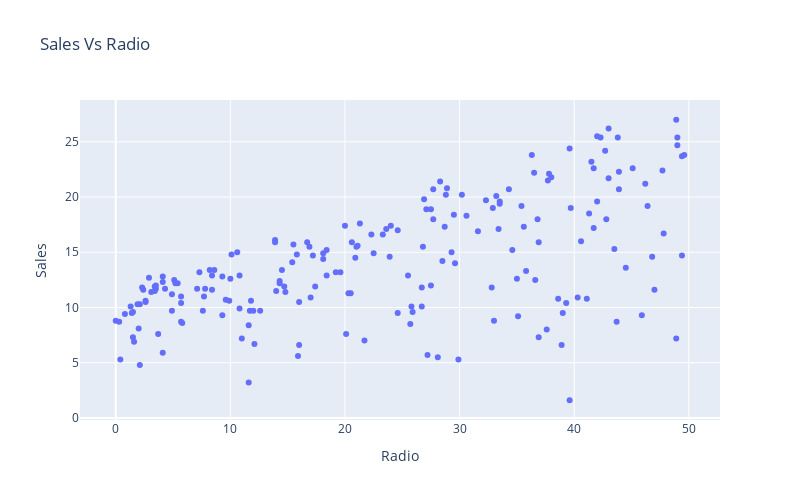

The notebook cell this image was saved under:
### Code cell
px.scatter(df,x='Radio',y='Sales',width=800,height=500,title='Sales Vs Radio')

### Figure 1 — Plotly figure (JSON) as saved in the notebook; plotly's stock layout.template omitted (floating-point values rounded to 4 significant figures; data arrays with more than 128 entries replaced by an {"elided": "..."} marker saying what was removed)
{"data": [{"hovertemplate": "Radio=%{x}<br>Sales=%{y}<extra></extra>", "legendgroup": "", "marker": {"color": "#636efa", "symbol": "circle"}, "mode": "markers", "name": "", "orientation": "v", "showlegend": false, "type": "scatter", "x": {"elided": "200 float values"}, "xaxis": "x", "y": {"elided": "200 float values"}, "yaxis": "y"}], "layout": {"height": 500, "legend": {"tracegroupgap": 0}, "title": {"text": "Sales Vs Radio"}, "width": 800, "xaxis": {"anchor": "y", "domain": [0, 1], "title": {"text": "Radio"}}, "yaxis": {"anchor": "x", "domain": [0, 1], "title": {"text": "Sales"}}}}
